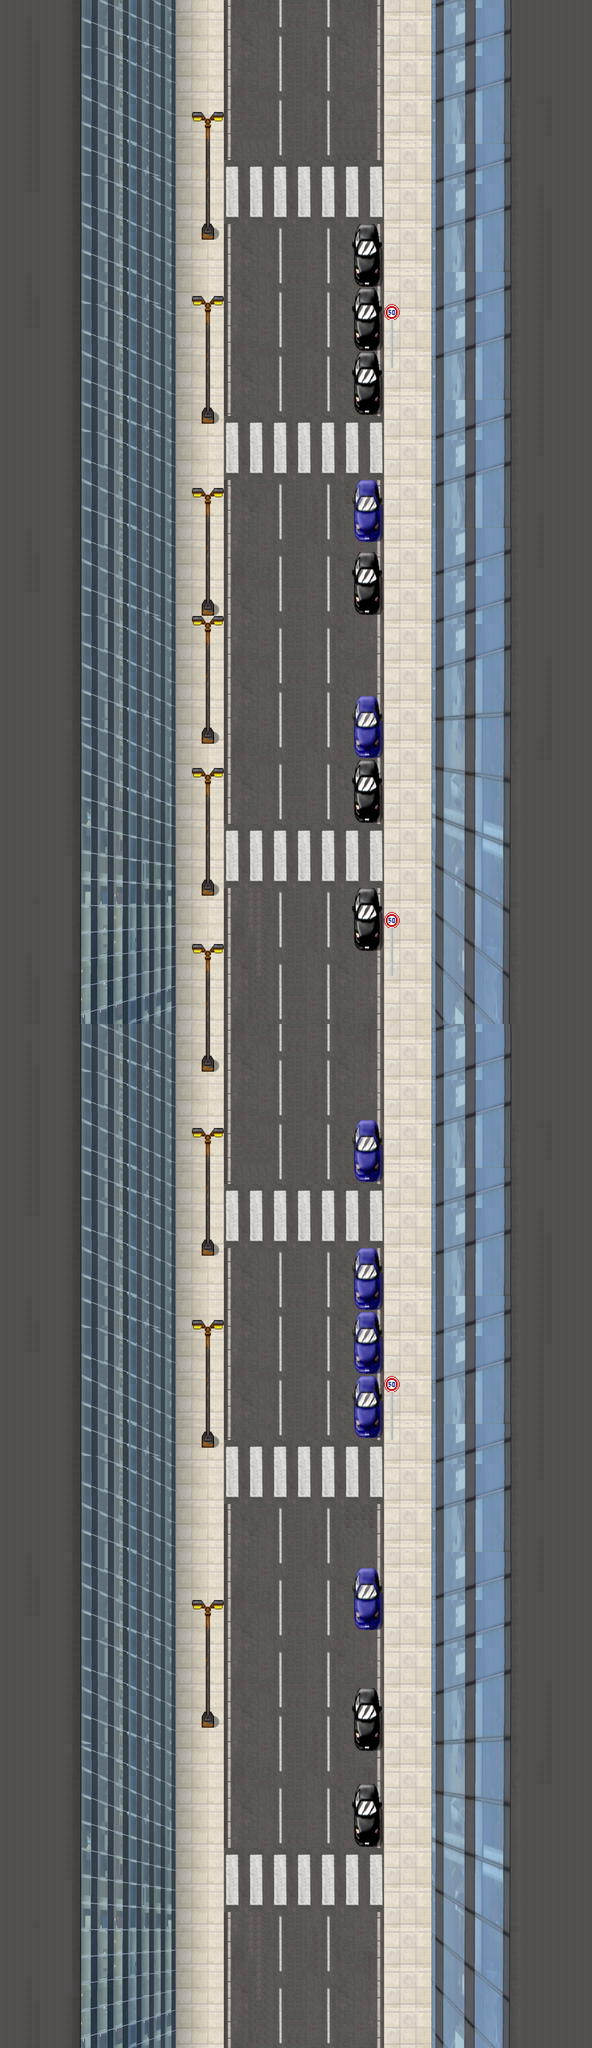

This is a level from a 2D game, rendered from its Tiled map with the project's own tilesets. A one-line summary and the map file follow, with tile-layer data summarised:
An orthogonal 74x256 tile map with 32x32 px tiles, 3 tile layers (map, objects, cross) and 34 objects (25x collision, 9x trigger).

<map version="1.0" orientation="orthogonal" width="74" height="256" tilewidth="32" tileheight="32">
 <tileset firstgid="1" name="City" tilewidth="32" tileheight="32">
  <image source="gfx/game/maps/map_city.png" trans="ff00ff" width="1024" height="1824" />
 </tileset>
 <layer name="map" width="74" height="256">
  <properties>
   <property name="map" value="true" />
  </properties>
  <data>[18944 cells, 18944 non-empty, 1193 distinct tile ids]</data>
 </layer>
 <layer name="objects" width="74" height="256">
  <properties>
   <property name="map" value="true" />
  </properties>
  <data>[18944 cells, 551 non-empty, 78 distinct tile ids]</data>
 </layer>
 <layer name="cross" width="74" height="256">
  <properties>
   <property name="cross" value="true" />
  </properties>
  <data>[18944 cells, 579 non-empty, 70 distinct tile ids]</data>
 </layer>
 <objectgroup name="collision" width="74" height="256">
  <properties>
   <property name="collision" value="true" />
  </properties>
  <object name="collision" x="1406" y="1918" width="124" height="539">
   <properties>
    <property name="collision" value="true" />
   </properties>
  </object>
  <object name="collision" x="1403" y="3553" width="125" height="249">
   <properties>
    <property name="collision" value="true" />
   </properties>
  </object>
  <object name="collision" x="1407" y="2783" width="122" height="508">
   <properties>
    <property name="collision" value="true" />
   </properties>
  </object>
  <object name="collision" x="1408" y="897" width="119" height="763">
   <properties>
    <property name="collision" value="true" />
   </properties>
  </object>
  <object name="collision" x="1729" y="1" width="4" height="8191">
   <properties>
    <property name="collision" value="true" />
   </properties>
  </object>
  <object name="collision" x="804" y="3538" width="52" height="49">
   <properties>
    <property name="collision" value="true" />
   </properties>
  </object>
  <object name="collision" x="803" y="2929" width="51" height="49">
   <properties>
    <property name="collision" value="true" />
   </properties>
  </object>
  <object name="collision" x="803" y="2415" width="51" height="49">
   <properties>
    <property name="collision" value="true" />
   </properties>
  </object>
  <object name="collision" x="804" y="1650" width="51" height="49">
   <properties>
    <property name="collision" value="true" />
   </properties>
  </object>
  <object name="collision" x="804" y="912" width="51" height="49">
   <properties>
    <property name="collision" value="true" />
   </properties>
  </object>
  <object name="collision" x="1560" y="3870" width="12" height="32">
   <properties>
    <property name="collision" value="true" />
   </properties>
  </object>
  <object name="collision" x="1560" y="1438" width="12" height="32">
   <properties>
    <property name="collision" value="true" />
   </properties>
  </object>
  <object name="collision" x="690" y="423" width="1048" height="11">
   <properties>
    <property name="collision" value="true" />
   </properties>
  </object>
  <object name="collision" x="698" y="6" width="2" height="8188">
   <properties>
    <property name="collision" value="true" />
   </properties>
  </object>
  <object name="collision" x="678" y="7824" width="1072" height="6">
   <properties>
    <property name="collision" value="true" />
   </properties>
  </object>
  <object name="collision" x="1407" y="4477" width="126" height="249">
   <properties>
    <property name="collision" value="true" />
   </properties>
  </object>
  <object name="collision" x="1404" y="4994" width="128" height="752">
   <properties>
    <property name="collision" value="true" />
   </properties>
  </object>
  <object name="collision" x="1408" y="6271" width="121" height="251">
   <properties>
    <property name="collision" value="true" />
   </properties>
  </object>
  <object name="collision" x="1407" y="6751" width="121" height="251">
   <properties>
    <property name="collision" value="true" />
   </properties>
  </object>
  <object name="collision" x="1407" y="7133" width="121" height="251">
   <properties>
    <property name="collision" value="true" />
   </properties>
  </object>
  <object name="collision" x="805" y="4236" width="52" height="49">
   <properties>
    <property name="collision" value="true" />
   </properties>
  </object>
  <object name="collision" x="806" y="4971" width="52" height="49">
   <properties>
    <property name="collision" value="true" />
   </properties>
  </object>
  <object name="collision" x="806" y="5739" width="52" height="49">
   <properties>
    <property name="collision" value="true" />
   </properties>
  </object>
  <object name="collision" x="805" y="6861" width="52" height="49">
   <properties>
    <property name="collision" value="true" />
   </properties>
  </object>
  <object name="collision" x="1560" y="5727" width="12" height="32">
   <properties>
    <property name="collision" value="true" />
   </properties>
  </object>
 </objectgroup>
 <objectgroup name="trigger" width="74" height="256">
  <properties>
   <property name="trigger" value="true" />
  </properties>
  <object name="trigger" x="670" y="443" width="1084" height="69">
   <properties>
    <property name="end" value="true" />
    <property name="trigger" value="true" />
   </properties>
  </object>
  <object name="trigger" x="647" y="7473" width="1111" height="37">
   <properties>
    <property name="trigger" value="true" />
   </properties>
  </object>
  <object name="trigger" x="665" y="6314" width="1111" height="37">
   <properties>
    <property name="trigger" value="true" />
   </properties>
  </object>
  <object name="trigger" x="641" y="5174" width="1111" height="37">
   <properties>
    <property name="trigger" value="true" />
   </properties>
  </object>
  <object name="trigger" x="657" y="3502" width="1111" height="37">
   <properties>
    <property name="trigger" value="true" />
   </properties>
  </object>
  <object name="trigger" x="651" y="2845" width="1111" height="37">
   <properties>
    <property name="trigger" value="true" />
   </properties>
  </object>
  <object name="trigger" x="672" y="2285" width="1111" height="37">
   <properties>
    <property name="trigger" value="true" />
   </properties>
  </object>
  <object name="trigger" x="641" y="1436" width="1111" height="37">
   <properties>
    <property name="trigger" value="true" />
   </properties>
  </object>
  <object name="trigger" x="633" y="834" width="1111" height="37">
   <properties>
    <property name="trigger" value="true" />
   </properties>
  </object>
 </objectgroup>
</map>